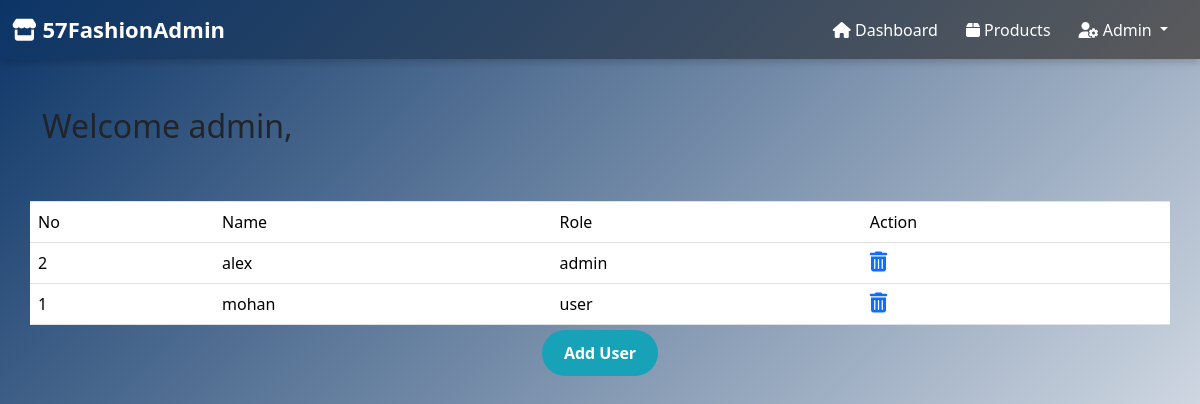
The page /57_PJ/userlist.php on the database its author committed.
### tables this page shows
CREATE TABLE `users` (
  `user_id` int(11) NOT NULL,
  `user_name` varchar(100) NOT NULL,
  `password` varchar(255) NOT NULL,
  `user_role` varchar(50) DEFAULT 'user',
  `created_at` datetime DEFAULT current_timestamp()
);

### 57_PJ/userlist.php (the view, shortened to what this page needs)
<?php
include 'conn.php';
?>
<!DOCTYPE html>
<html lang="en">
<head>
    <link rel="stylesheet" href="https://cdnjs.cloudflare.com/ajax/libs/font-awesome/4.7.0/css/font-awesome.min.css">
    <link rel="stylesheet" href="https://cdn.jsdelivr.net/npm/bootstrap@4.4.1/dist/css/bootstrap.min.css">
</head>
<body>
    <?php include 'header.php'; ?>
    <div class="container">
        <div class="row mt-5">
            <div class="col-md-12">
                <h2>Welcome admin,
                </h2>
            </div>
        </div>
        <div class="row mt-5 ">
            <table class="table table-condensed">
                <tr>
                    <td>No</td>
                    <td>Name</td>
                    <td>Role</td>
                    <td>Action</td>
                </tr>
                <?php
                $query="SELECT * FROM users ORDER BY user_id DESC";
                $go_query=mysqli_query($connection,$query);
                while($row=mysqli_fetch_array($go_query))
                {
                    $user_id=$row['user_id'];
                    $user_name=$row['user_name'];
                    $user_role=$row['user_role'];
                    echo "<tr>";
                    echo "<td>{$user_id}</td>";
                    echo "<td>{$user_name}</td>";
                    echo "<td>{$user_role}</td>";
                    echo "<td>
                    <a href='userlist.php?action=delete&uid={$user_id}'><i class='fa fa-trash-o' style='font-size:20px'></i></a>
                    </td>";
                    echo "</tr>";
                }
                ?>
            </table>
            <div class="actions">
            <a href="adduser.php">Add User</a>
            </div>
        </div>
    </div>
</body>
</html>

### 57_PJ/userlist.php (style rules this page uses)
body { background: linear-gradient(135deg,rgb(12, 53, 103),rgb(254, 254, 255)); min-height: 100vh; color: white; }
.actions { margin-top: 150px; text-align: center; animation: fadeIn 1.2s ease-out forwards; }
.actions a { margin: 0 10px; padding: 12px 22px; border-radius: 30px; background: #17a2b8; color: #fff; text-decoration: none; font-weight: 600; transition: background 0.3s ease; }

### 57_PJ/header.php (style rules this page uses)
body { margin: 0; padding: 0; }

### rows shown on the page
users: user_id "2", user_name "alex", user_role "admin"
users: user_id "1", user_name "mohan", user_role "user"
